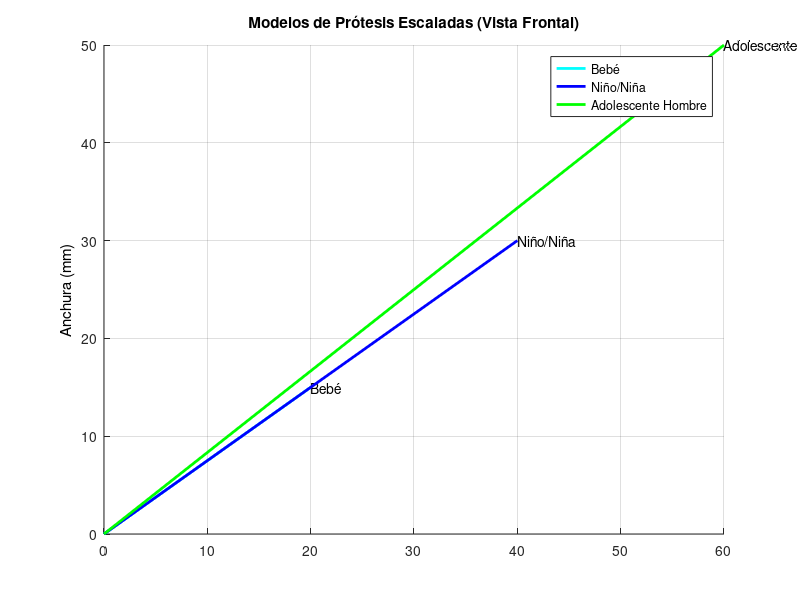

The MATLAB source for this figure:
% Definición de dimensiones
baby_length = 50; baby_width = 20; baby_height = 15; 
child_length = 100; child_width = 40; child_height = 30; 
teen_male_length = 150; teen_male_width = 60; teen_male_height = 50; 
teen_female_length = 140; teen_female_width = 55; teen_female_height = 48; 
adult_male_length = 180; adult_male_width = 70; adult_male_height = 60; 

% Gráfico frontal
figure;
hold on;
title('Modelos de Prótesis Escaladas (Vista Frontal)', 'Color', 'k');
ylabel('Anchura (mm)', 'Color', 'k');
zlabel('Altura (mm)', 'Color', 'k');
grid on;

% Añadir modelos al gráfico frontal
plot([0, baby_width], [0, baby_height], 'c', 'LineWidth', 2);
text(baby_width, baby_height, 'Bebé', 'Color', 'k');

plot([0, child_width], [0, child_height], 'b', 'LineWidth', 2);
text(child_width, child_height, 'Niño/Niña', 'Color', 'k');

plot([0, teen_male_width], [0, teen_male_height], 'g', 'LineWidth', 2);
text(teen_male_width, teen_male_height, 'Adolescente Hombre', 'Color', 'k');

legend('Bebé', 'Niño/Niña', 'Adolescente Hombre');
hold off;
